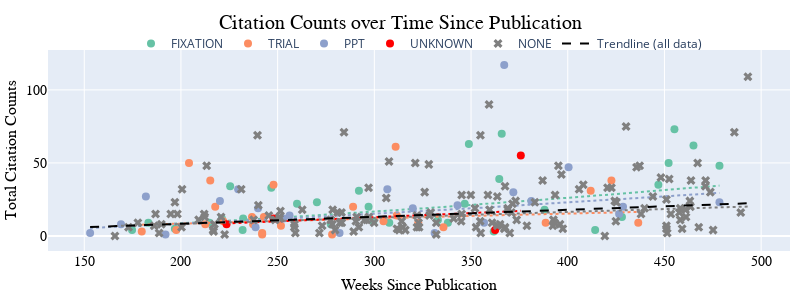

Source (notebook cell):
### Markdown cell above
## Citation Counts over Time
### (1) Regress each Sharing Group Separately

### Code cell
all_share_groups = {**share_groups, "UNKNOWN": "red", "NONE": "gray"}
citation_counts_fig = go.Figure()
for group, color in all_share_groups.items():
    subset = combined[combined["data_sharing_class"] == group]
    symbol = 'circle' if group != "NONE" else 'x'
    citation_counts_fig.add_trace(go.Scatter(
        name=group, legendgroup=group,
        x=subset["Pub2UpdateTime"] / pd.Timedelta(weeks=1), y=subset["TotalCitations"],
        mode="markers", marker=dict(color=color, size=8, symbol=symbol),
    ))
    # fit log-log trendline per group
    x_log = np.log(subset["Pub2UpdateTime"] / pd.Timedelta(weeks=1))
    y_log = np.log(subset['TotalCitations'] + 1)  # add 1 to avoid log(0)
    slope, intercept = np.polyfit(x_log, y_log, deg=1)
    x_logspace = np.linspace(x_log.min(), x_log.max(), 100)
    y_logpred = intercept + slope * x_logspace
    y_pred = np.exp(y_logpred) - 1  # invert log transform
    x_orig = np.exp(x_logspace)
    citation_counts_fig.add_trace(go.Scatter(
        name=f"Trendline ({group})",
        x=x_orig, y=y_pred, mode="lines", line=dict(color=color, width=2, dash='dot'),
        showlegend=False,
    ))
    print("Group: {0: <12}".format(group) + f"Slope: {slope:.3f},\tIntercept: {intercept:.2f}")

# add general log-log trendline
x_log = np.log(combined["Pub2UpdateTime"] / pd.Timedelta(weeks=1))
y_log = np.log(combined['TotalCitations'] + 1)
slope, intercept = np.polyfit(x_log, y_log, deg=1)
x_logspace = np.linspace(x_log.min(), x_log.max(), 100)
y_logpred = intercept + slope * x_logspace
y_pred = np.exp(y_logpred) - 1
x_orig = np.exp(x_logspace)
citation_counts_fig.add_trace(go.Scatter(
    name="Trendline (all data)",
    x=x_orig, y=y_pred, mode="lines", line=dict(color='black', width=2, dash='dash'),
))
print("{0: <19}".format("All Data:") + f"Slope: {slope:.3f},\tIntercept: {intercept:.2f}")

citation_counts_fig.update_layout(
    width=800, height=300,
    title=dict(
        text="Citation Counts over Time Since Publication", font=TITLE_FONT,
        x=0.5, xanchor="center", y=0.95, yanchor="top",
    ),
    xaxis=dict(
        title=dict(text="Weeks Since Publication", font=AXIS_TITLE_FONT, standoff=10),
        tickfont=AXIS_TICK_FONT,
        # type="log",
        zeroline=False,
    ),
    yaxis=dict(
        title=dict(text="Total Citation Counts", font=AXIS_TITLE_FONT, standoff=5),
        tickfont=AXIS_TICK_FONT,
        # type="log",
        zeroline=True,
    ),
    legend=dict(
        orientation="h", bgcolor='rgba(0,0,0,0)',
        x=0.5, xanchor="center", y=0.96, yanchor="bottom",
    ),
    margin=dict(t=50, b=10, l=10, r=10, pad=0),
)
citation_counts_fig
